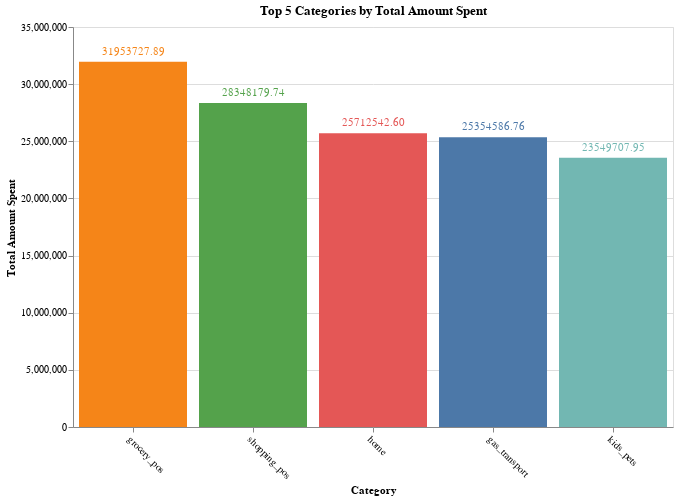

Notebook code cell kept with this figure:
### Markdown cell above
### Amount spend by Category

### Code cell
# Find the total amount spent by each category
cat_spend = df.groupby('category')['amount'].sum().reset_index()

# Sort the data to find the top 5 categories
top_5_cat = cat_spend.sort_values(by='amount', ascending=False).head(5)

# Create a bar chart using Altair
bar_chart = alt.Chart(top_5_cat).mark_bar().encode(
    x=alt.X('category', sort='-y', title='Category', axis=alt.Axis(labelAngle=45)),
    y=alt.Y('amount', title='Total Amount Spent'),
    color=alt.Color('category', legend=None)
).properties(
    title='Top 5 Categories by Total Amount Spent',
    width=600,
    height=400
)

# Show the value on top of each bar
text = bar_chart.mark_text(
    align='center',
    baseline='bottom',
    dy=-5
).encode(
    text=alt.Text('amount:Q', format='.2f')
)
bar_chart = bar_chart + text

bar_chart

### Figure 1 — Vega-Lite specification as saved in the notebook (floating-point values rounded to 4 significant figures)
{"config": {"view": {"continuousWidth": 400, "continuousHeight": 300}}, "layer": [{"mark": "bar", "encoding": {"color": {"field": "category", "legend": null, "type": "nominal"}, "x": {"axis": {"labelAngle": 45}, "field": "category", "sort": "-y", "title": "Category", "type": "nominal"}, "y": {"field": "amount", "title": "Total Amount Spent", "type": "quantitative"}}, "height": 400, "title": "Top 5 Categories by Total Amount Spent", "width": 600}, {"mark": {"type": "text", "align": "center", "baseline": "bottom", "dy": -5}, "encoding": {"color": {"field": "category", "legend": null, "type": "nominal"}, "text": {"field": "amount", "format": ".2f", "type": "quantitative"}, "x": {"axis": {"labelAngle": 45}, "field": "category", "sort": "-y", "title": "Category", "type": "nominal"}, "y": {"field": "amount", "title": "Total Amount Spent", "type": "quantitative"}}, "height": 400, "title": "Top 5 Categories by Total Amount Spent", "width": 600}], "data": {"name": "data-650a34320bc9d5478956d2a38b714226"}, "$schema": "https://vega.github.io/schema/vega-lite/v4.17.0.json", "datasets": {"data-650a34320bc9d5478956d2a38b714226": [{"category": "grocery_pos", "amount": 31950000.0}, {"category": "shopping_pos", "amount": 28350000.0}, {"category": "home", "amount": 25710000.0}, {"category": "gas_transport", "amount": 25350000.0}, {"category": "kids_pets", "amount": 23550000.0}]}}
